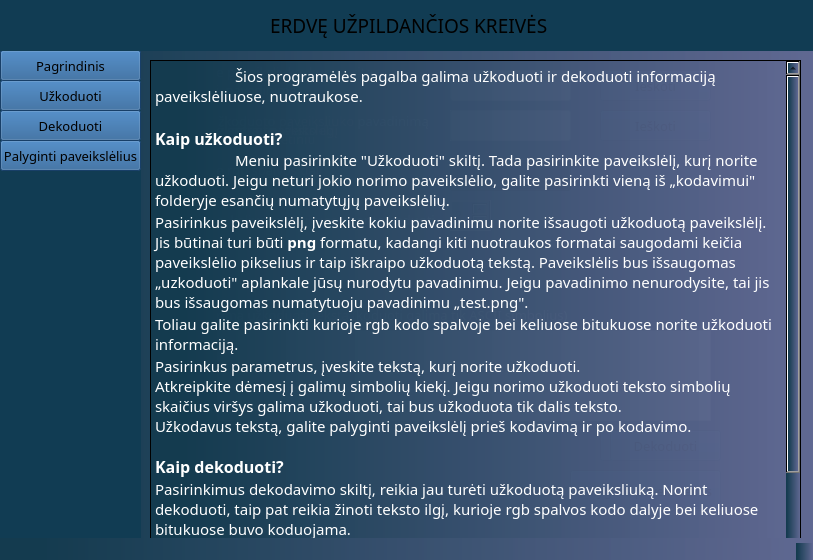
<?xml version="1.0" encoding="UTF-8"?>
<ui version="4.0">
 <class>MainWindow</class>
 <widget class="QMainWindow" name="MainWindow">
  <property name="geometry">
   <rect>
    <x>0</x>
    <y>0</y>
    <width>813</width>
    <height>560</height>
   </rect>
  </property>
  <property name="font">
   <font>
    <family>Microsoft YaHei</family>
    <pointsize>10</pointsize>
   </font>
  </property>
  <property name="windowTitle">
   <string>MainWindow</string>
  </property>
  <property name="styleSheet">
   <string notr="true">background-color: qlineargradient(spread:pad, x1:0, y1:0, x2:1, y2:0, stop:0.0511364 rgba(20, 59, 79, 255), stop:1 rgba(96, 104, 146, 246));</string>
  </property>
  <widget class="QWidget" name="centralwidget">
   <widget class="QPushButton" name="decode">
    <property name="geometry">
     <rect>
      <x>610</x>
      <y>430</y>
      <width>111</width>
      <height>31</height>
     </rect>
    </property>
    <property name="font">
     <font>
      <family>Microsoft YaHei</family>
      <pointsize>10</pointsize>
     </font>
    </property>
    <property name="styleSheet">
     <string notr="true">background-color: rgb(34, 88, 145);
gridline-color: rgb(202, 202, 202);
selection-color: rgb(85, 255, 255);
selection-background-color: rgb(39, 96, 166);</string>
    </property>
    <property name="text">
     <string>Dekoduoti</string>
    </property>
   </widget>
   <widget class="QPushButton" name="about">
    <property name="geometry">
     <rect>
      <x>0</x>
      <y>50</y>
      <width>141</width>
      <height>31</height>
     </rect>
    </property>
    <property name="palette">
     <palette>
      <active>
       <colorrole role="Button">
        <brush brushstyle="SolidPattern">
         <color alpha="255">
          <red>34</red>
          <green>88</green>
          <blue>145</blue>
         </color>
        </brush>
       </colorrole>
       <colorrole role="Base">
        <brush brushstyle="SolidPattern">
         <color alpha="255">
          <red>34</red>
          <green>88</green>
          <blue>145</blue>
         </color>
        </brush>
       </colorrole>
       <colorrole role="Window">
        <brush brushstyle="SolidPattern">
         <color alpha="255">
          <red>34</red>
          <green>88</green>
          <blue>145</blue>
         </color>
        </brush>
       </colorrole>
       <colorrole role="Highlight">
        <brush brushstyle="SolidPattern">
         <color alpha="255">
          <red>39</red>
          <green>96</green>
          <blue>166</blue>
         </color>
        </brush>
       </colorrole>
       <colorrole role="HighlightedText">
        <brush brushstyle="SolidPattern">
         <color alpha="255">
          <red>85</red>
          <green>255</green>
          <blue>255</blue>
         </color>
        </brush>
       </colorrole>
      </active>
      <inactive>
       <colorrole role="Button">
        <brush brushstyle="SolidPattern">
         <color alpha="255">
          <red>34</red>
          <green>88</green>
          <blue>145</blue>
         </color>
        </brush>
       </colorrole>
       <colorrole role="Base">
        <brush brushstyle="SolidPattern">
         <color alpha="255">
          <red>34</red>
          <green>88</green>
          <blue>145</blue>
         </color>
        </brush>
       </colorrole>
       <colorrole role="Window">
        <brush brushstyle="SolidPattern">
         <color alpha="255">
          <red>34</red>
          <green>88</green>
          <blue>145</blue>
         </color>
        </brush>
       </colorrole>
       <colorrole role="Highlight">
        <brush brushstyle="SolidPattern">
         <color alpha="255">
          <red>39</red>
          <green>96</green>
          <blue>166</blue>
         </color>
        </brush>
       </colorrole>
       <colorrole role="HighlightedText">
        <brush brushstyle="SolidPattern">
         <color alpha="255">
          <red>85</red>
          <green>255</green>
          <blue>255</blue>
         </color>
        </brush>
       </colorrole>
      </inactive>
      <disabled>
       <colorrole role="Button">
        <brush brushstyle="SolidPattern">
         <color alpha="255">
          <red>34</red>
          <green>88</green>
          <blue>145</blue>
         </color>
        </brush>
       </colorrole>
       <colorrole role="Base">
        <brush brushstyle="SolidPattern">
         <color alpha="255">
          <red>34</red>
          <green>88</green>
          <blue>145</blue>
         </color>
        </brush>
       </colorrole>
       <colorrole role="Window">
        <brush brushstyle="SolidPattern">
         <color alpha="255">
          <red>34</red>
          <green>88</green>
          <blue>145</blue>
         </color>
        </brush>
       </colorrole>
       <colorrole role="Highlight">
        <brush brushstyle="SolidPattern">
         <color alpha="255">
          <red>39</red>
          <green>96</green>
          <blue>166</blue>
         </color>
        </brush>
       </colorrole>
       <colorrole role="HighlightedText">
        <brush brushstyle="SolidPattern">
         <color alpha="255">
          <red>85</red>
          <green>255</green>
          <blue>255</blue>
         </color>
        </brush>
       </colorrole>
      </disabled>
     </palette>
    </property>
    <property name="font">
     <font>
      <family>Microsoft YaHei</family>
      <pointsize>10</pointsize>
     </font>
    </property>
    <property name="cursor">
     <cursorShape>PointingHandCursor</cursorShape>
    </property>
    <property name="mouseTracking">
     <bool>true</bool>
    </property>
    <property name="styleSheet">
     <string notr="true">background-color: rgb(34, 88, 145);
gridline-color: rgb(202, 202, 202);
selection-color: rgb(85, 255, 255);
selection-background-color: rgb(39, 96, 166);</string>
    </property>
    <property name="text">
     <string>Pagrindinis</string>
    </property>
   </widget>
   <widget class="QPushButton" name="encodedMenu">
    <property name="geometry">
     <rect>
      <x>0</x>
      <y>80</y>
      <width>141</width>
      <height>31</height>
     </rect>
    </property>
    <property name="font">
     <font>
      <family>Microsoft YaHei</family>
      <pointsize>10</pointsize>
     </font>
    </property>
    <property name="cursor">
     <cursorShape>PointingHandCursor</cursorShape>
    </property>
    <property name="styleSheet">
     <string notr="true">background-color: rgb(34, 88, 145);
gridline-color: rgb(202, 202, 202);
selection-color: rgb(85, 255, 255);
selection-background-color: rgb(39, 96, 166);</string>
    </property>
    <property name="text">
     <string>Užkoduoti</string>
    </property>
   </widget>
   <widget class="QPushButton" name="decodedMenu">
    <property name="geometry">
     <rect>
      <x>0</x>
      <y>110</y>
      <width>141</width>
      <height>31</height>
     </rect>
    </property>
    <property name="font">
     <font>
      <family>Microsoft YaHei</family>
      <pointsize>10</pointsize>
     </font>
    </property>
    <property name="cursor">
     <cursorShape>PointingHandCursor</cursorShape>
    </property>
    <property name="mouseTracking">
     <bool>true</bool>
    </property>
    <property name="styleSheet">
     <string notr="true">background-color: rgb(34, 88, 145);
gridline-color: rgb(202, 202, 202);
selection-color: rgb(85, 255, 255);
selection-background-color: rgb(39, 96, 166);</string>
    </property>
    <property name="text">
     <string>Dekoduoti</string>
    </property>
   </widget>
   <widget class="QSpinBox" name="textLength">
    <property name="geometry">
     <rect>
      <x>450</x>
      <y>110</y>
      <width>51</width>
      <height>31</height>
     </rect>
    </property>
    <property name="contextMenuPolicy">
     <enum>Qt::DefaultContextMenu</enum>
    </property>
    <property name="autoFillBackground">
     <bool>true</bool>
    </property>
    <property name="styleSheet">
     <string notr="true">background-color:rgb(255, 255, 255)</string>
    </property>
    <property name="minimum">
     <number>1</number>
    </property>
    <property name="maximum">
     <number>100000000</number>
    </property>
   </widget>
   <widget class="QLabel" name="label_2">
    <property name="geometry">
     <rect>
      <x>-540</x>
      <y>0</y>
      <width>1811</width>
      <height>51</height>
     </rect>
    </property>
    <property name="styleSheet">
     <string notr="true">background-color: rgb(17, 60, 83);
gridline-color: rgb(202, 202, 202);
selection-color: rgb(85, 255, 255);
selection-background-color: rgb(39, 96, 166);</string>
    </property>
    <property name="text">
     <string/>
    </property>
   </widget>
   <widget class="QLabel" name="label_3">
    <property name="geometry">
     <rect>
      <x>0</x>
      <y>-290</y>
      <width>141</width>
      <height>951</height>
     </rect>
    </property>
    <property name="styleSheet">
     <string notr="true">background-color: rgb(17, 60, 83);
gridline-color: rgb(202, 202, 202);
selection-color: rgb(85, 255, 255);
selection-background-color: rgb(39, 96, 166);</string>
    </property>
    <property name="text">
     <string/>
    </property>
   </widget>
   <widget class="QLabel" name="label_4">
    <property name="geometry">
     <rect>
      <x>270</x>
      <y>10</y>
      <width>311</width>
      <height>31</height>
     </rect>
    </property>
    <property name="font">
     <font>
      <family>Microsoft YaHei</family>
      <pointsize>14</pointsize>
     </font>
    </property>
    <property name="styleSheet">
     <string notr="true">background-color: rgb(17, 60, 83);
gridline-color: rgb(202, 202, 202);
selection-color: rgb(85, 255, 255);
selection-background-color: rgb(39, 96, 166);</string>
    </property>
    <property name="text">
     <string>&lt;html&gt;&lt;head/&gt;&lt;body&gt;&lt;p&gt;&lt;span style=&quot; color:#000000;&quot;&gt;ERDVĘ UŽPILDANČIOS KREIVĖS&lt;/span&gt;&lt;/p&gt;&lt;/body&gt;&lt;/html&gt;</string>
    </property>
   </widget>
   <widget class="QPushButton" name="browse">
    <property name="geometry">
     <rect>
      <x>600</x>
      <y>70</y>
      <width>111</width>
      <height>31</height>
     </rect>
    </property>
    <property name="font">
     <font>
      <family>Microsoft YaHei</family>
      <pointsize>10</pointsize>
     </font>
    </property>
    <property name="styleSheet">
     <string notr="true">background-color: rgb(34, 88, 145);
gridline-color: rgb(202, 202, 202);
selection-color: rgb(85, 255, 255);
selection-background-color: rgb(39, 96, 166);</string>
    </property>
    <property name="text">
     <string>Ieškoti</string>
    </property>
   </widget>
   <widget class="QLineEdit" name="imagename">
    <property name="geometry">
     <rect>
      <x>450</x>
      <y>70</y>
      <width>121</width>
      <height>31</height>
     </rect>
    </property>
    <property name="styleSheet">
     <string notr="true">background-color: rgb(255,255,255)
</string>
    </property>
   </widget>
   <widget class="QLineEdit" name="imagepath">
    <property name="geometry">
     <rect>
      <x>500</x>
      <y>10</y>
      <width>113</width>
      <height>20</height>
     </rect>
    </property>
   </widget>
   <widget class="QPushButton" name="compare">
    <property name="geometry">
     <rect>
      <x>0</x>
      <y>140</y>
      <width>141</width>
      <height>31</height>
     </rect>
    </property>
    <property name="font">
     <font>
      <family>Microsoft YaHei</family>
      <pointsize>10</pointsize>
     </font>
    </property>
    <property name="cursor">
     <cursorShape>PointingHandCursor</cursorShape>
    </property>
    <property name="mouseTracking">
     <bool>true</bool>
    </property>
    <property name="styleSheet">
     <string notr="true">background-color: rgb(34, 88, 145);
gridline-color: rgb(202, 202, 202);
selection-color: rgb(85, 255, 255);
selection-background-color: rgb(39, 96, 166);</string>
    </property>
    <property name="text">
     <string>Palyginti paveikslėlius</string>
    </property>
   </widget>
   <widget class="QLabel" name="labelImage">
    <property name="geometry">
     <rect>
      <x>160</x>
      <y>60</y>
      <width>271</width>
      <height>42</height>
     </rect>
    </property>
    <property name="font">
     <font>
      <family>Microsoft YaHei</family>
      <pointsize>10</pointsize>
     </font>
    </property>
    <property name="styleSheet">
     <string notr="true">background-color: rgba(0,0,0,0%)</string>
    </property>
    <property name="text">
     <string>&lt;html&gt;&lt;head/&gt;&lt;body&gt;&lt;p&gt;&lt;span style=&quot; color:#ffffff;&quot;&gt;Pasirinkite paveiksliuko, kurį norite &lt;br/&gt;atkoduoti, pavadinimą&lt;/span&gt;&lt;/p&gt;&lt;/body&gt;&lt;/html&gt;</string>
    </property>
   </widget>
   <widget class="QLabel" name="label">
    <property name="geometry">
     <rect>
      <x>160</x>
      <y>110</y>
      <width>231</width>
      <height>41</height>
     </rect>
    </property>
    <property name="font">
     <font>
      <family>Microsoft YaHei</family>
      <pointsize>10</pointsize>
     </font>
    </property>
    <property name="styleSheet">
     <string notr="true">background-color: rgba(0,0,0,0%)</string>
    </property>
    <property name="text">
     <string>&lt;html&gt;&lt;head/&gt;&lt;body&gt;&lt;p&gt;&lt;span style=&quot; color:#ffffff;&quot;&gt;Įveskite užkoduoto teksto ilgį&lt;/span&gt;&lt;/p&gt;&lt;/body&gt;&lt;/html&gt;</string>
    </property>
   </widget>
   <widget class="QTextBrowser" name="aboutBrowser">
    <property name="geometry">
     <rect>
      <x>150</x>
      <y>60</y>
      <width>651</width>
      <height>541</height>
     </rect>
    </property>
    <property name="font">
     <font>
      <family>Microsoft YaHei</family>
      <pointsize>11</pointsize>
     </font>
    </property>
    <property name="styleSheet">
     <string notr="true"/>
    </property>
    <property name="html">
     <string>&lt;!DOCTYPE HTML PUBLIC &quot;-//W3C//DTD HTML 4.0//EN&quot; &quot;http://www.w3.org/TR/REC-html40/strict.dtd&quot;&gt;
&lt;html&gt;&lt;head&gt;&lt;meta name=&quot;qrichtext&quot; content=&quot;1&quot; /&gt;&lt;style type=&quot;text/css&quot;&gt;
p, li { white-space: pre-wrap; }
&lt;/style&gt;&lt;/head&gt;&lt;body style=&quot; font-family:'Microsoft YaHei'; font-size:11pt; font-weight:400; font-style:normal;&quot;&gt;
&lt;p style=&quot; margin-top:0px; margin-bottom:0px; margin-left:0px; margin-right:0px; -qt-block-indent:0; text-indent:0px;&quot;&gt;&lt;span style=&quot; color:#ffffff;&quot;&gt;	Šios programėlės pagalba galima užkoduoti ir dekoduoti informaciją paveikslėliuose, nuotraukose.&lt;br /&gt;&lt;/span&gt;&lt;/p&gt;
&lt;p style=&quot; margin-top:0px; margin-bottom:0px; margin-left:0px; margin-right:0px; -qt-block-indent:0; text-indent:0px;&quot;&gt;&lt;span style=&quot; font-size:12pt; font-weight:600; color:#ffffff;&quot;&gt;Kaip užkoduoti?&lt;/span&gt;&lt;span style=&quot; color:#ffffff;&quot;&gt;&lt;br /&gt;	Meniu pasirinkite &amp;quot;Užkoduoti&amp;quot; skiltį. Tada pasirinkite paveikslėlį, kurį norite užkoduoti. Jeigu neturi jokio norimo paveikslėlio, galite pasirinkti vieną iš „kodavimui&amp;quot; folderyje esančių numatytųjų paveikslėlių.&lt;/span&gt;&lt;/p&gt;
&lt;p style=&quot; margin-top:0px; margin-bottom:0px; margin-left:0px; margin-right:0px; -qt-block-indent:0; text-indent:0px;&quot;&gt;&lt;span style=&quot; color:#ffffff;&quot;&gt;Pasirinkus paveikslėlį, įveskite kokiu pavadinimu norite išsaugoti užkoduotą paveikslėlį. Jis būtinai turi būti &lt;/span&gt;&lt;span style=&quot; font-weight:600; color:#ffffff;&quot;&gt;png&lt;/span&gt;&lt;span style=&quot; color:#ffffff;&quot;&gt; formatu, kadangi kiti nuotraukos formatai saugodami keičia paveikslėlio pikselius ir taip iškraipo užkoduotą tekstą. Paveikslėlis bus išsaugomas  „uzkoduoti&amp;quot; aplankale jūsų nurodytu pavadinimu. Jeigu pavadinimo nenurodysite, tai jis bus išsaugomas numatytuoju pavadinimu „test.png&amp;quot;. &lt;/span&gt;&lt;/p&gt;
&lt;p style=&quot; margin-top:0px; margin-bottom:0px; margin-left:0px; margin-right:0px; -qt-block-indent:0; text-indent:0px;&quot;&gt;&lt;span style=&quot; color:#ffffff;&quot;&gt;Toliau galite pasirinkti kurioje rgb kodo spalvoje bei keliuose bitukuose norite užkoduoti informaciją.&lt;/span&gt;&lt;/p&gt;
&lt;p style=&quot; margin-top:0px; margin-bottom:0px; margin-left:0px; margin-right:0px; -qt-block-indent:0; text-indent:0px;&quot;&gt;&lt;span style=&quot; color:#ffffff;&quot;&gt;Pasirinkus parametrus, įveskite tekstą, kurį norite užkoduoti.&lt;br /&gt;Atkreipkite dėmesį į galimų simbolių kiekį. Jeigu norimo užkoduoti teksto simbolių skaičius viršys galima užkoduoti, tai bus užkoduota tik dalis teksto. &lt;br /&gt;Užkodavus tekstą, galite palyginti paveikslėlį prieš kodavimą ir po kodavimo.&lt;br /&gt;&lt;br /&gt;&lt;/span&gt;&lt;span style=&quot; font-size:12pt; font-weight:600; color:#ffffff;&quot;&gt;Kaip dekoduoti?&lt;/span&gt;&lt;/p&gt;
&lt;p style=&quot; margin-top:0px; margin-bottom:0px; margin-left:0px; margin-right:0px; -qt-block-indent:0; text-indent:0px;&quot;&gt;&lt;span style=&quot; color:#ffffff;&quot;&gt;Pasirinkimus dekodavimo skiltį, reikia jau turėti užkoduotą paveiksliuką. Norint dekoduoti, taip pat reikia žinoti teksto ilgį, kurioje rgb spalvos kodo dalyje bei keliuose bitukuose buvo koduojama. &lt;/span&gt;&lt;/p&gt;
&lt;p style=&quot;-qt-paragraph-type:empty; margin-top:0px; margin-bottom:0px; margin-left:0px; margin-right:0px; -qt-block-indent:0; text-indent:0px; color:#ffffff;&quot;&gt;&lt;br /&gt;&lt;/p&gt;
&lt;p style=&quot; margin-top:0px; margin-bottom:0px; margin-left:0px; margin-right:0px; -qt-block-indent:0; text-indent:0px;&quot;&gt;&lt;span style=&quot; font-size:12pt; font-weight:600; color:#ffffff;&quot;&gt;Kaip pamatyti užkoduotą ir dekoduotą paveikslėlius kartu?&lt;/span&gt;&lt;span style=&quot; color:#ffffff;&quot;&gt;&lt;br /&gt;Tam atlikti yra du skirtingi būdai. &lt;br /&gt;Pirmasis, tai tik užkodavus kodą, atsiranda mygtukas „Palyginti paveikslėlius&amp;quot;, kurį paspaudus galime matyti abu paveikslėlius. &lt;br /&gt;Kitas variantas yra meniu skiltyje pasirinkti „Palyginti paveikslėlius&amp;quot;. Šiame lange galima pasirinkti du skirtingus paveikslėlius, kuriuos pavaizduos vieną šalia kito. &lt;br /&gt;Kad gautumėte gražų vaizdavimą, nesirinkite didesnių nei 500x570 dydžio paveikslėliu. Pasirinkus didesnį nei nurodytas dydis, nebus matomas viso dydžio paveikslėlis.&lt;/span&gt;&lt;/p&gt;
&lt;p style=&quot;-qt-paragraph-type:empty; margin-top:0px; margin-bottom:0px; margin-left:0px; margin-right:0px; -qt-block-indent:0; text-indent:0px; color:#ffffff;&quot;&gt;&lt;br /&gt;&lt;/p&gt;&lt;/body&gt;&lt;/html&gt;</string>
    </property>
   </widget>
   <widget class="QLabel" name="label1">
    <property name="geometry">
     <rect>
      <x>150</x>
      <y>300</y>
      <width>421</width>
      <height>31</height>
     </rect>
    </property>
    <property name="font">
     <font>
      <family>Microsoft YaHei</family>
      <pointsize>10</pointsize>
     </font>
    </property>
    <property name="styleSheet">
     <string notr="true">background-color: rgba(0,0,0,0%)</string>
    </property>
    <property name="text">
     <string>&lt;html&gt;&lt;head/&gt;&lt;body&gt;&lt;p&gt;&lt;span style=&quot; color:#ffffff;&quot;&gt;Įveskite norimą užkoduoti tekstą (koduoti galima tik ASCII simbolius)&lt;/span&gt;&lt;/p&gt;&lt;/body&gt;&lt;/html&gt;</string>
    </property>
   </widget>
   <widget class="QTextEdit" name="textEdit">
    <property name="geometry">
     <rect>
      <x>150</x>
      <y>330</y>
      <width>561</width>
      <height>91</height>
     </rect>
    </property>
    <property name="styleSheet">
     <string notr="true">background-color: rgb(255, 255, 255);</string>
    </property>
   </widget>
   <widget class="QPushButton" name="encode">
    <property name="geometry">
     <rect>
      <x>600</x>
      <y>430</y>
      <width>111</width>
      <height>31</height>
     </rect>
    </property>
    <property name="font">
     <font>
      <family>Microsoft YaHei</family>
      <pointsize>10</pointsize>
     </font>
    </property>
    <property name="styleSheet">
     <string notr="true">background-color: rgb(34, 88, 145);
gridline-color: rgb(202, 202, 202);
selection-color: rgb(85, 255, 255);
selection-background-color: rgb(39, 96, 166);</string>
    </property>
    <property name="text">
     <string>Užkoduoti</string>
    </property>
   </widget>
   <widget class="QPushButton" name="compareImage">
    <property name="geometry">
     <rect>
      <x>570</x>
      <y>470</y>
      <width>151</width>
      <height>41</height>
     </rect>
    </property>
    <property name="font">
     <font>
      <family>Microsoft YaHei</family>
      <pointsize>10</pointsize>
     </font>
    </property>
    <property name="styleSheet">
     <string notr="true">background-color: rgb(34, 88, 145);
gridline-color: rgb(202, 202, 202);
selection-color: rgb(85, 255, 255);
selection-background-color: rgb(39, 96, 166);</string>
    </property>
    <property name="text">
     <string>Palyginti paveikslėlius</string>
    </property>
   </widget>
   <widget class="QLabel" name="labelName">
    <property name="geometry">
     <rect>
      <x>160</x>
      <y>110</y>
      <width>281</width>
      <height>41</height>
     </rect>
    </property>
    <property name="font">
     <font>
      <family>Microsoft YaHei</family>
      <pointsize>10</pointsize>
     </font>
    </property>
    <property name="styleSheet">
     <string notr="true">background-color: rgba(0,0,0,0%)</string>
    </property>
    <property name="text">
     <string>&lt;html&gt;&lt;head/&gt;&lt;body&gt;&lt;p&gt;&lt;span style=&quot; color:#ffffff;&quot;&gt;Įveskite užkoduoto paveiksliuko pavadinimą&lt;br/&gt;*Rašykite su .png plėtiniu&lt;/span&gt;&lt;/p&gt;&lt;/body&gt;&lt;/html&gt;</string>
    </property>
   </widget>
   <widget class="QLineEdit" name="decodedname">
    <property name="geometry">
     <rect>
      <x>450</x>
      <y>110</y>
      <width>121</width>
      <height>31</height>
     </rect>
    </property>
    <property name="styleSheet">
     <string notr="true">background-color: rgb(255,255,255)
</string>
    </property>
   </widget>
   <widget class="QLabel" name="symbols">
    <property name="geometry">
     <rect>
      <x>150</x>
      <y>260</y>
      <width>541</width>
      <height>41</height>
     </rect>
    </property>
    <property name="styleSheet">
     <string notr="true">background-color: rgba(0,0,0,0%)</string>
    </property>
    <property name="text">
     <string/>
    </property>
   </widget>
   <widget class="QComboBox" name="RGBcomboBox">
    <property name="geometry">
     <rect>
      <x>450</x>
      <y>160</y>
      <width>121</width>
      <height>31</height>
     </rect>
    </property>
    <property name="minimumSize">
     <size>
      <width>121</width>
      <height>31</height>
     </size>
    </property>
    <property name="palette">
     <palette>
      <active>
       <colorrole role="Button">
        <brush brushstyle="LinearGradientPattern">
         <gradient startx="0.000000000000000" starty="0.000000000000000" endx="1.000000000000000" endy="0.000000000000000" type="LinearGradient" spread="PadSpread" coordinatemode="ObjectBoundingMode">
          <gradientstop position="0.051136400000000">
           <color alpha="255">
            <red>20</red>
            <green>59</green>
            <blue>79</blue>
           </color>
          </gradientstop>
          <gradientstop position="1.000000000000000">
           <color alpha="246">
            <red>96</red>
            <green>104</green>
            <blue>146</blue>
           </color>
          </gradientstop>
         </gradient>
        </brush>
       </colorrole>
       <colorrole role="Base">
        <brush brushstyle="LinearGradientPattern">
         <gradient startx="0.000000000000000" starty="0.000000000000000" endx="1.000000000000000" endy="0.000000000000000" type="LinearGradient" spread="PadSpread" coordinatemode="ObjectBoundingMode">
          <gradientstop position="0.051136400000000">
           <color alpha="255">
            <red>20</red>
            <green>59</green>
            <blue>79</blue>
           </color>
          </gradientstop>
          <gradientstop position="1.000000000000000">
           <color alpha="246">
            <red>96</red>
            <green>104</green>
            <blue>146</blue>
           </color>
          </gradientstop>
         </gradient>
        </brush>
       </colorrole>
       <colorrole role="Window">
        <brush brushstyle="LinearGradientPattern">
         <gradient startx="0.000000000000000" starty="0.000000000000000" endx="1.000000000000000" endy="0.000000000000000" type="LinearGradient" spread="PadSpread" coordinatemode="ObjectBoundingMode">
          <gradientstop position="0.051136400000000">
           <color alpha="255">
            <red>20</red>
            <green>59</green>
            <blue>79</blue>
           </color>
          </gradientstop>
          <gradientstop position="1.000000000000000">
           <color alpha="246">
            <red>96</red>
            <green>104</green>
            <blue>146</blue>
           </color>
          </gradientstop>
         </gradient>
        </brush>
       </colorrole>
      </active>
      <inactive>
       <colorrole role="Button">
        <brush brushstyle="LinearGradientPattern">
         <gradient startx="0.000000000000000" starty="0.000000000000000" endx="1.000000000000000" endy="0.000000000000000" type="LinearGradient" spread="PadSpread" coordinatemode="ObjectBoundingMode">
          <gradientstop position="0.051136400000000">
           <color alpha="255">
            <red>20</red>
            <green>59</green>
            <blue>79</blue>
           </color>
          </gradientstop>
          <gradientstop position="1.000000000000000">
           <color alpha="246">
            <red>96</red>
            <green>104</green>
            <blue>146</blue>
           </color>
          </gradientstop>
         </gradient>
        </brush>
       </colorrole>
       <colorrole role="Base">
        <brush brushstyle="LinearGradientPattern">
         <gradient startx="0.000000000000000" starty="0.000000000000000" endx="1.000000000000000" endy="0.000000000000000" type="LinearGradient" spread="PadSpread" coordinatemode="ObjectBoundingMode">
          <gradientstop position="0.051136400000000">
           <color alpha="255">
            <red>20</red>
            <green>59</green>
            <blue>79</blue>
           </color>
          </gradientstop>
          <gradientstop position="1.000000000000000">
           <color alpha="246">
            <red>96</red>
            <green>104</green>
            <blue>146</blue>
           </color>
          </gradientstop>
         </gradient>
        </brush>
       </colorrole>
       <colorrole role="Window">
        <brush brushstyle="LinearGradientPattern">
         <gradient startx="0.000000000000000" starty="0.000000000000000" endx="1.000000000000000" endy="0.000000000000000" type="LinearGradient" spread="PadSpread" coordinatemode="ObjectBoundingMode">
          <gradientstop position="0.051136400000000">
           <color alpha="255">
            <red>20</red>
            <green>59</green>
            <blue>79</blue>
           </color>
          </gradientstop>
          <gradientstop position="1.000000000000000">
           <color alpha="246">
            <red>96</red>
            <green>104</green>
            <blue>146</blue>
           </color>
          </gradientstop>
         </gradient>
        </brush>
       </colorrole>
      </inactive>
      <disabled>
       <colorrole role="Button">
        <brush brushstyle="LinearGradientPattern">
         <gradient startx="0.000000000000000" starty="0.000000000000000" endx="1.000000000000000" endy="0.000000000000000" type="LinearGradient" spread="PadSpread" coordinatemode="ObjectBoundingMode">
          <gradientstop position="0.051136400000000">
           <color alpha="255">
            <red>20</red>
            <green>59</green>
            <blue>79</blue>
           </color>
          </gradientstop>
          <gradientstop position="1.000000000000000">
           <color alpha="246">
            <red>96</red>
            <green>104</green>
            <blue>146</blue>
           </color>
          </gradientstop>
         </gradient>
        </brush>
       </colorrole>
       <colorrole role="Base">
        <brush brushstyle="LinearGradientPattern">
         <gradient startx="0.000000000000000" starty="0.000000000000000" endx="1.000000000000000" endy="0.000000000000000" type="LinearGradient" spread="PadSpread" coordinatemode="ObjectBoundingMode">
          <gradientstop position="0.051136400000000">
           <color alpha="255">
            <red>20</red>
            <green>59</green>
            <blue>79</blue>
           </color>
          </gradientstop>
          <gradientstop position="1.000000000000000">
           <color alpha="246">
            <red>96</red>
            <green>104</green>
            <blue>146</blue>
           </color>
          </gradientstop>
         </gradient>
        </brush>
       </colorrole>
       <colorrole role="Window">
        <brush brushstyle="LinearGradientPattern">
         <gradient startx="0.000000000000000" starty="0.000000000000000" endx="1.000000000000000" endy="0.000000000000000" type="LinearGradient" spread="PadSpread" coordinatemode="ObjectBoundingMode">
          <gradientstop position="0.051136400000000">
           <color alpha="255">
            <red>20</red>
            <green>59</green>
            <blue>79</blue>
           </color>
          </gradientstop>
          <gradientstop position="1.000000000000000">
           <color alpha="246">
            <red>96</red>
            <green>104</green>
            <blue>146</blue>
           </color>
          </gradientstop>
         </gradient>
        </brush>
       </colorrole>
      </disabled>
     </palette>
    </property>
    <property name="font">
     <font>
      <family>Microsoft YaHei</family>
      <pointsize>10</pointsize>
     </font>
    </property>
    <property name="styleSheet">
     <string notr="true">bacground-color: rgba(0,0,0,0%);</string>
    </property>
    <item>
     <property name="text">
      <string>r</string>
     </property>
    </item>
    <item>
     <property name="text">
      <string>g</string>
     </property>
    </item>
    <item>
     <property name="text">
      <string>b</string>
     </property>
    </item>
    <item>
     <property name="text">
      <string>r g</string>
     </property>
    </item>
    <item>
     <property name="text">
      <string>r b</string>
     </property>
    </item>
    <item>
     <property name="text">
      <string>g b</string>
     </property>
    </item>
    <item>
     <property name="text">
      <string>r g b</string>
     </property>
    </item>
   </widget>
   <widget class="QLabel" name="rgbLabel">
    <property name="geometry">
     <rect>
      <x>160</x>
      <y>150</y>
      <width>241</width>
      <height>41</height>
     </rect>
    </property>
    <property name="font">
     <font>
      <family>Microsoft YaHei</family>
      <pointsize>10</pointsize>
     </font>
    </property>
    <property name="styleSheet">
     <string notr="true">background-color: rgba(0,0,0,0%)</string>
    </property>
    <property name="text">
     <string>&lt;html&gt;&lt;head/&gt;&lt;body&gt;&lt;p&gt;&lt;span style=&quot; color:#ffffff;&quot;&gt;Pasirinkite rgb spalvos dalį&lt;/span&gt;&lt;/p&gt;&lt;/body&gt;&lt;/html&gt;</string>
    </property>
   </widget>
   <widget class="QLabel" name="textCoded">
    <property name="geometry">
     <rect>
      <x>150</x>
      <y>430</y>
      <width>361</width>
      <height>21</height>
     </rect>
    </property>
    <property name="font">
     <font>
      <family>Microsoft YaHei</family>
      <pointsize>10</pointsize>
     </font>
    </property>
    <property name="styleSheet">
     <string notr="true">background-color: rgba(0,0,0,0%)</string>
    </property>
    <property name="text">
     <string>&lt;html&gt;&lt;head/&gt;&lt;body&gt;&lt;p&gt;&lt;br/&gt;&lt;/p&gt;&lt;/body&gt;&lt;/html&gt;</string>
    </property>
   </widget>
   <widget class="QSpinBox" name="bitSpinBox">
    <property name="geometry">
     <rect>
      <x>450</x>
      <y>200</y>
      <width>41</width>
      <height>31</height>
     </rect>
    </property>
    <property name="styleSheet">
     <string notr="true"/>
    </property>
    <property name="minimum">
     <number>2</number>
    </property>
    <property name="maximum">
     <number>8</number>
    </property>
    <property name="singleStep">
     <number>2</number>
    </property>
   </widget>
   <widget class="QLabel" name="bitsLabel">
    <property name="geometry">
     <rect>
      <x>160</x>
      <y>200</y>
      <width>291</width>
      <height>41</height>
     </rect>
    </property>
    <property name="font">
     <font>
      <family>Microsoft YaHei</family>
      <pointsize>10</pointsize>
     </font>
    </property>
    <property name="styleSheet">
     <string notr="true">background-color: rgba(0,0,0,0%)</string>
    </property>
    <property name="text">
     <string>&lt;html&gt;&lt;head/&gt;&lt;body&gt;&lt;p&gt;&lt;span style=&quot; color:#ffffff;&quot;&gt;Pasirinkite, keliuose bitukuose norite koduoti&lt;/span&gt;&lt;/p&gt;&lt;/body&gt;&lt;/html&gt;</string>
    </property>
   </widget>
   <widget class="QTextBrowser" name="result">
    <property name="geometry">
     <rect>
      <x>150</x>
      <y>240</y>
      <width>571</width>
      <height>171</height>
     </rect>
    </property>
    <property name="styleSheet">
     <string notr="true">background-color: rgba(0,0,0,0%)</string>
    </property>
   </widget>
   <widget class="QPushButton" name="browse2">
    <property name="geometry">
     <rect>
      <x>600</x>
      <y>110</y>
      <width>111</width>
      <height>31</height>
     </rect>
    </property>
    <property name="font">
     <font>
      <family>Microsoft YaHei</family>
      <pointsize>10</pointsize>
     </font>
    </property>
    <property name="styleSheet">
     <string notr="true">background-color: rgb(34, 88, 145);
gridline-color: rgb(202, 202, 202);
selection-color: rgb(85, 255, 255);
selection-background-color: rgb(39, 96, 166);</string>
    </property>
    <property name="text">
     <string>Ieškoti</string>
    </property>
   </widget>
   <widget class="QLabel" name="imagePath2">
    <property name="geometry">
     <rect>
      <x>590</x>
      <y>10</y>
      <width>47</width>
      <height>13</height>
     </rect>
    </property>
    <property name="text">
     <string>TextLabel</string>
    </property>
   </widget>
   <widget class="QLabel" name="imageName2">
    <property name="geometry">
     <rect>
      <x>160</x>
      <y>110</y>
      <width>281</width>
      <height>41</height>
     </rect>
    </property>
    <property name="font">
     <font>
      <family>Microsoft YaHei</family>
      <pointsize>10</pointsize>
     </font>
    </property>
    <property name="styleSheet">
     <string notr="true">background-color: rgba(0,0,0,0%)</string>
    </property>
    <property name="text">
     <string>&lt;html&gt;&lt;head/&gt;&lt;body&gt;&lt;p&gt;&lt;span style=&quot; color:#ffffff;&quot;&gt;Pasirinkite antrąjį paveikslėlį&lt;/span&gt;&lt;/p&gt;&lt;/body&gt;&lt;/html&gt;</string>
    </property>
   </widget>
   <zorder>imagePath2</zorder>
   <zorder>textEdit</zorder>
   <zorder>encode</zorder>
   <zorder>label1</zorder>
   <zorder>imagepath</zorder>
   <zorder>label_3</zorder>
   <zorder>decode</zorder>
   <zorder>about</zorder>
   <zorder>encodedMenu</zorder>
   <zorder>decodedMenu</zorder>
   <zorder>textLength</zorder>
   <zorder>label_2</zorder>
   <zorder>label_4</zorder>
   <zorder>browse</zorder>
   <zorder>imagename</zorder>
   <zorder>compare</zorder>
   <zorder>labelImage</zorder>
   <zorder>label</zorder>
   <zorder>compareImage</zorder>
   <zorder>labelName</zorder>
   <zorder>decodedname</zorder>
   <zorder>RGBcomboBox</zorder>
   <zorder>rgbLabel</zorder>
   <zorder>textCoded</zorder>
   <zorder>symbols</zorder>
   <zorder>bitSpinBox</zorder>
   <zorder>bitsLabel</zorder>
   <zorder>result</zorder>
   <zorder>browse2</zorder>
   <zorder>imageName2</zorder>
   <zorder>aboutBrowser</zorder>
  </widget>
  <widget class="QMenuBar" name="menubar">
   <property name="geometry">
    <rect>
     <x>0</x>
     <y>0</y>
     <width>813</width>
     <height>21</height>
    </rect>
   </property>
  </widget>
  <widget class="QStatusBar" name="statusbar"/>
 </widget>
 <resources/>
 <connections/>
</ui>
